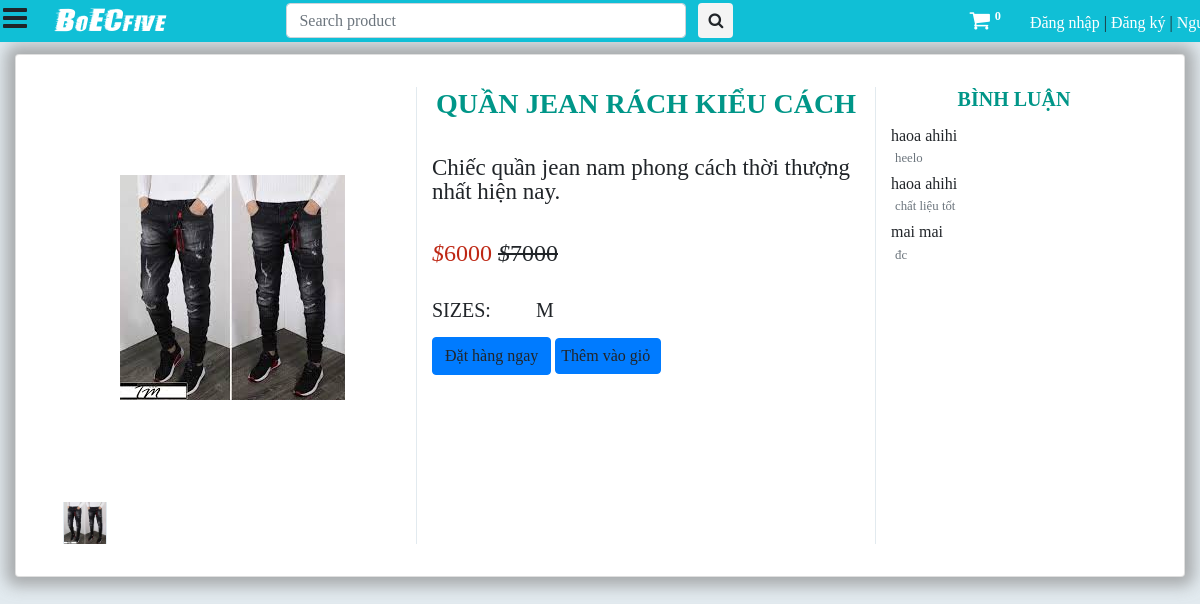
/product/60, run on the app's committed database.
### saler/models.py (models this page shows, shortened)
class Product(models.Model):
	GST_CHOICES = (("0",'0'),("3",'3'),("5",'5'),("12",'12'),("18",'18'),("28",'28'))
	product_id = models.BigAutoField(primary_key=True)
	product_id2 = models.CharField(max_length=100,default='')
	shop = models.ForeignKey(User, on_delete=models.CASCADE,default='')
	product_name = models.CharField(max_length=100)
	category = models.ForeignKey(category, default="", verbose_name="Category", on_delete=models.SET_DEFAULT, null=True)
	subcategory = models.CharField(max_length=50, default="")
	price = models.IntegerField(default=0)
	price_not = models.IntegerField(default=999)
	desc = models.TextField()
	gst = models.CharField(default='0',max_length=3,choices=GST_CHOICES)
	pub_date = models.DateField(auto_now=True)
	image1 = models.ImageField(upload_to='products/images', default="",null=True)
	image2 = models.ImageField(upload_to='products/images', default="",null=True,blank=True)
	image3 = models.ImageField(upload_to='products/images', default="",null=True,blank=True)
	image4 = models.ImageField(upload_to='products/images', default="",null=True,blank=True)
	image5 = models.ImageField(upload_to='products/images', default="",null=True,blank=True)

class ProductSize(models.Model):
	product = models.ForeignKey(Product,on_delete=models.CASCADE)
	size = models.CharField(max_length=20)
	quantity = models.IntegerField(default=0, null=True)

class ProductReview(models.Model):
	user = models.ForeignKey(User, on_delete=models.CASCADE)
	product = models.ForeignKey(Product, on_delete=models.CASCADE)
	review = models.TextField()
	time = models.DateTimeField(auto_now=True)

### main/views.py (the view)
# urls.py: path("product/<int:prod_id>", views.productView, name="ProductView"),
def productView(request, prod_id):
	if request.method == 'POST' and request.user.is_authenticated:
		prod = Product.objects.filter(product_id = prod_id).first()
		review = request.POST.get('review')
		ProductReview(user=request.user,product=prod,review=review).save()
		return redirect(f"/product/{prod_id}")
	prod = Product.objects.filter(product_id = prod_id).first()
	params = {
		'product':prod,
		'product_review': ProductReview.objects.filter(product = prod),
		'sizes':[item for item in ProductSize.objects.filter(product=Product.objects.filter(product_id = prod_id)[0])],
		'cart_element_no' : len([p for p in Cart.objects.all() if p.user == request.user]),
		'category':category.objects.all(),
	}
	return render(request, 'main/single.html', params)

### main/templatetags/app_tags.py (called while the page is built)
@register.filter(name='split')
def split(str, key):
    return str.split(key)

### saler/models.py (called while the page is built)
	def __str__(self):
		return f'{self.name}'

### main/templates/main/single.html (shortened to what this page needs)
{% extends 'main/base.html' %}
{% block main_body %}
{% load static %}
<div class="container-fluid mt-3">
  <div class="card mt-0">
    <div class="container-fluid">
      <div class="wrapper row">
        <div class="preview col-md-4" style="">
          <div id="gallery">
            <div class="preview-pic tab-content">
              <div class="tab-pane active" style="height: 400px; width: auto; display: flex;"><img
                  src="{{product.image1.url}}" alt="" id="main-img"
                  style="max-height: 100%; max-width:100%; width: auto; margin: auto" /></div>
            </div>
            <ul class="preview-thumbnail nav nav-tabs">
              <li class="active"><img src="{{product.image1.url}}" /></li>
            </ul>
          </div>
        </div>
        <div class="details col-md-5" style="border-left: solid 1px #e2eaef; border-right: solid 1px #e2eaef;">
          <h3 class="product-title">{{product.product_name}}</h3>
          <p class="product-description">{{product.desc}}</p>
          <h4 class="price">
            <p><span class="item_price"><span><i>$</i></span>{{product.price}}</span>
              <del><i>$</i>{{product.price_not}}</del></p>
          </h4>
          {% if sizes %}
          <h5 class="sizes">sizes:
            {% for me in sizes %}
            <span class="size" data-toggle="tooltip" title="small">{{me.size}}</span>
            {% endfor %}
          </h5>
          <div class="action">
            <div>
              <a p_id="{{product.product_id}}" class="btn btn-primary oprbtn" id="ord{{product.product_id}}">Đặt hàng ngay</a>
              <a p_id="{{product.product_id}}" class="btn btn-primary oprbtn" style="padding: 5px 10px 5px 5px;"
                id="atc{{product.product_id}}">Thêm vào giỏ</a>
            </div>
          </div>
          {% endif %}
        </div>
        <div class="col-md-3">
          <div class=" w-100">
            <h5 class="product-title">Bình luận</h5>
              <div style="height: 400px; overflow-y: scroll;">
                {% for review in product_review %}
                <div class="bd-callout bd-callout-warning mb-1">
                  <h6 class="m-0 p-0" id="conveying-meaning-to-assistive-technologies">{{review.user.get_full_name}}
                  </h6>
                  <small class="pl-1 text-muted">{{review.review}}</small>
                </div>
                {% endfor %}
              </div>
          </div>
        </div>
      </div>
    </div>
  </div>
</div>
{% endblock main_body %}

### main/static/main/css/style.css (style rules this page uses)
body { font-family: cursive; }
body a { text-decoration:none; transition:0.5s all; -webkit-transition:0.5s all; -moz-transition:0.5s all; -o-transition:0.5s all; -ms-transition:0.5s all; }
.active { left: 0; }

### main/templates/main/single.html (style rules this page uses)
body { background-color: #e2eaef; overflow-x: hidden; }
.tab-pane { width: 450px; height: auto; }
li img { border-left: solid 1px #e2eaef; border-right: solid 1px #e2eaef; }
.preview { display: -webkit-box; display: -webkit-flex; display: -ms-flexbox; display: flex; -webkit-box-orient: vertical; -webkit-box-direction: normal; -webkit-flex-direction: column; -ms-flex-direction: column; flex-direction: column; }
.preview-pic { -webkit-box-flex: 1; -webkit-flex-grow: 1; -ms-flex-positive: 1; flex-grow: 1; }
.preview-thumbnail.nav-tabs { border: none; margin-top: 15px; }
.preview-thumbnail.nav-tabs li { width: 13%; margin-right: 2.5%; }
.preview-thumbnail.nav-tabs li img { max-width: 100%; display: block; }
.preview-thumbnail.nav-tabs li:last-of-type { margin-right: 0; }
.tab-content { overflow: hidden; }
.tab-content img { width: 100%; -webkit-animation-name: opacity; animation-name: opacity; -webkit-animation-duration: .3s; animation-duration: .3s; }
.card { margin-top: 10px; background: #fff; padding: 2em; line-height: 1.5em; box-shadow: 0px 0px 15px 9px #888888a6; }
@media screen and (min-width: 997px) { .wrapper { display: -webkit-box; display: -webkit-flex; display: -ms-flexbox; display: flex; } }
.details { display: -webkit-box; display: -webkit-flex; display: -ms-flexbox; display: flex; -webkit-box-orient: vertical; -webkit-box-direction: normal; -webkit-flex-direction: column; -ms-flex-direction: column; flex-direction: column; }
.product-title, .price, .sizes, .colors { text-transform: UPPERCASE; font-weight: normal; }
.checked, .price span { color: #be2714; }
.product-title, .rating, .product-description, .price, .vote, .sizes { margin-bottom: 15px; }
.product-title { text-align: center; color: #009688; font-weight: bold; margin-top: 0; font-family: cursive; }
.product-description { font-family: cursive; font-size: 23px; padding-top: 20px; padding-bottom: 20px; }
.size { margin-right: 10px; }
.size:first-of-type { margin-left: 40px; }
#gallery li { display: inline; margin-right: 3px; }
#gallery #main-img { background: url(https://cdn.pixabay.com/photo/2015/04/23/22/00/tree-736885__340.jpg) no-repeat 0 0; }

### data on the page
Product: image1 (picture), product_name "QUẦN JEAN RÁCH KIỂU CÁCH", desc "Chiếc quần jean nam phong cách thời thượng nhất hiện nay.", price "6000", price_not "7000"
ProductSize: size "M"
ProductReview: user.get_full_name "haoa ahihi", review "heelo"
ProductReview: user.get_full_name "haoa ahihi", review "chất liệu tốt"
ProductReview: user.get_full_name "mai mai", review "đc"

### other printed values
{{ cart_element_no }} "0"
